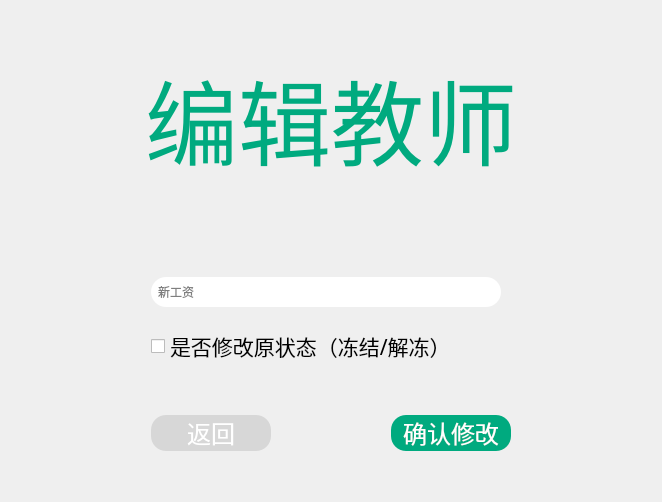
       <widget class="QWidget" name="page_9">
        <layout class="QHBoxLayout" name="horizontalLayout_41">
         <item>
          <layout class="QVBoxLayout" name="verticalLayout_26">
           <item>
            <spacer name="verticalSpacer_23">
             <property name="orientation">
              <enum>Qt::Vertical</enum>
             </property>
             <property name="sizeHint" stdset="0">
              <size>
               <width>20</width>
               <height>40</height>
              </size>
             </property>
            </spacer>
           </item>
           <item>
            <layout class="QHBoxLayout" name="horizontalLayout_39">
             <item>
              <spacer name="horizontalSpacer_14">
               <property name="orientation">
                <enum>Qt::Horizontal</enum>
               </property>
               <property name="sizeHint" stdset="0">
                <size>
                 <width>40</width>
                 <height>20</height>
                </size>
               </property>
              </spacer>
             </item>
             <item>
              <layout class="QVBoxLayout" name="verticalLayout_27">
               <property name="spacing">
                <number>40</number>
               </property>
               <item>
                <widget class="QLabel" name="label_12">
                 <property name="minimumSize">
                  <size>
                   <width>560</width>
                   <height>90</height>
                  </size>
                 </property>
                 <property name="font">
                  <font>
                   <family>隶书</family>
                   <pointsize>70</pointsize>
                  </font>
                 </property>
                 <property name="styleSheet">
                  <string notr="true">color:rgb(0,170,127);</string>
                 </property>
                 <property name="text">
                  <string>编辑教师</string>
                 </property>
                 <property name="textFormat">
                  <enum>Qt::MarkdownText</enum>
                 </property>
                 <property name="alignment">
                  <set>Qt::AlignCenter</set>
                 </property>
                </widget>
               </item>
               <item>
                <layout class="QVBoxLayout" name="verticalLayout_28">
                 <property name="spacing">
                  <number>20</number>
                 </property>
                 <property name="leftMargin">
                  <number>100</number>
                 </property>
                 <property name="topMargin">
                  <number>50</number>
                 </property>
                 <item>
                  <widget class="QLineEdit" name="lineEdit_11">
                   <property name="enabled">
                    <bool>true</bool>
                   </property>
                   <property name="minimumSize">
                    <size>
                     <width>300</width>
                     <height>30</height>
                    </size>
                   </property>
                   <property name="maximumSize">
                    <size>
                     <width>350</width>
                     <height>35</height>
                    </size>
                   </property>
                   <property name="styleSheet">
                    <string notr="true">border-radius:15px;
padding:5px;
background-color: rgb(255, 255, 255);</string>
                   </property>
                   <property name="text">
                    <string/>
                   </property>
                   <property name="placeholderText">
                    <string>新工资</string>
                   </property>
                  </widget>
                 </item>
                 <item>
                  <widget class="QCheckBox" name="checkBox">
                   <property name="font">
                    <font>
                     <family>黑体</family>
                     <pointsize>16</pointsize>
                    </font>
                   </property>
                   <property name="text">
                    <string>是否修改原状态（冻结/解冻）</string>
                   </property>
                  </widget>
                 </item>
                </layout>
               </item>
               <item>
                <layout class="QHBoxLayout" name="horizontalLayout_40">
                 <property name="spacing">
                  <number>120</number>
                 </property>
                 <property name="leftMargin">
                  <number>100</number>
                 </property>
                 <property name="topMargin">
                  <number>10</number>
                 </property>
                 <property name="rightMargin">
                  <number>100</number>
                 </property>
                 <item>
                  <widget class="QPushButton" name="pushButton_21">
                   <property name="enabled">
                    <bool>true</bool>
                   </property>
                   <property name="sizePolicy">
                    <sizepolicy hsizetype="Minimum" vsizetype="Fixed">
                     <horstretch>0</horstretch>
                     <verstretch>0</verstretch>
                    </sizepolicy>
                   </property>
                   <property name="minimumSize">
                    <size>
                     <width>80</width>
                     <height>30</height>
                    </size>
                   </property>
                   <property name="font">
                    <font>
                     <family>黑体</family>
                     <pointsize>18</pointsize>
                    </font>
                   </property>
                   <property name="layoutDirection">
                    <enum>Qt::LeftToRight</enum>
                   </property>
                   <property name="styleSheet">
                    <string notr="true">QPushButton{
	border-radius:15px;
	color: rgb(255, 255, 255);
	background-color: rgb(215, 215, 215);
}

QPushButton:hover{
	background-color: rgb(235, 235, 235);
}
QPushButton:pressed{
	background-color: rgb(185,185,185);
}</string>
                   </property>
                   <property name="text">
                    <string>返回</string>
                   </property>
                   <property name="autoDefault">
                    <bool>false</bool>
                   </property>
                  </widget>
                 </item>
                 <item>
                  <widget class="QPushButton" name="pushButton_22">
                   <property name="enabled">
                    <bool>true</bool>
                   </property>
                   <property name="sizePolicy">
                    <sizepolicy hsizetype="Minimum" vsizetype="Fixed">
                     <horstretch>0</horstretch>
                     <verstretch>0</verstretch>
                    </sizepolicy>
                   </property>
                   <property name="minimumSize">
                    <size>
                     <width>80</width>
                     <height>30</height>
                    </size>
                   </property>
                   <property name="font">
                    <font>
                     <family>黑体</family>
                     <pointsize>18</pointsize>
                    </font>
                   </property>
                   <property name="layoutDirection">
                    <enum>Qt::LeftToRight</enum>
                   </property>
                   <property name="styleSheet">
                    <string notr="true">QPushButton{
	border-radius:15px;
	background-color: rgb(0,170,127);
	color: rgb(255, 255, 255);
}

QPushButton:hover{
	background-color: rgb(0,200,127);
}
QPushButton:pressed{
	background-color: rgb(0,140,127);
}</string>
                   </property>
                   <property name="text">
                    <string>确认修改</string>
                   </property>
                   <property name="iconSize">
                    <size>
                     <width>16</width>
                     <height>16</height>
                    </size>
                   </property>
                   <property name="autoRepeatDelay">
                    <number>300</number>
                   </property>
                   <property name="autoDefault">
                    <bool>false</bool>
                   </property>
                  </widget>
                 </item>
                </layout>
               </item>
              </layout>
             </item>
             <item>
              <spacer name="horizontalSpacer_15">
               <property name="orientation">
                <enum>Qt::Horizontal</enum>
               </property>
               <property name="sizeHint" stdset="0">
                <size>
                 <width>40</width>
                 <height>20</height>
                </size>
               </property>
              </spacer>
             </item>
            </layout>
           </item>
           <item>
            <spacer name="verticalSpacer_24">
             <property name="orientation">
              <enum>Qt::Vertical</enum>
             </property>
             <property name="sizeHint" stdset="0">
              <size>
               <width>20</width>
               <height>40</height>
              </size>
             </property>
            </spacer>
           </item>
          </layout>
         </item>
        </layout>
       </widget>
